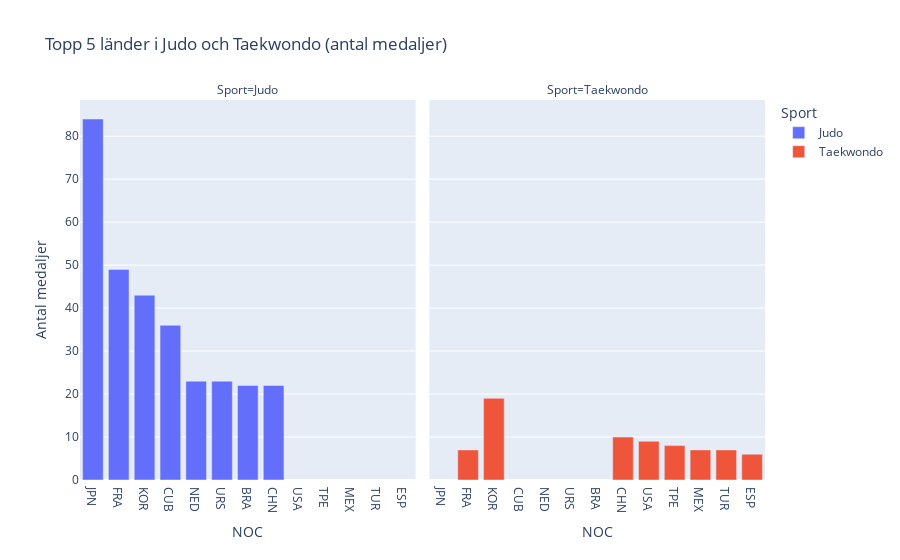

Source (notebook cell):
### Markdown cell above
Antal Japanska medaljer i Judo och Taekwondo totalt

### Code cell
top5_countries = (
    df_js_medals
    .groupby(["Sport", "NOC"])
    .size()
    .reset_index(name="Antal medaljer")
    .sort_values(["Sport", "Antal medaljer"], ascending=[True, False])
    .groupby("Sport")
    .head(5)
)

fig = px.bar(
    top5_countries,
    x="NOC",
    y="Antal medaljer",
    color="Sport",
    facet_col="Sport",
    title="Topp 5 länder i Judo och Taekwondo (antal medaljer)"
)

fig.show()

### Figure 1 — Plotly figure (JSON) as saved in the notebook; plotly's stock layout.template omitted (floating-point values rounded to 4 significant figures)
{"data": [{"alignmentgroup": "True", "hovertemplate": "Sport=Judo<br>NOC=%{x}<br>Antal medaljer=%{y}<extra></extra>", "legendgroup": "Judo", "marker": {"color": "#636efa", "pattern": {"shape": ""}}, "name": "Judo", "offsetgroup": "Judo", "orientation": "v", "showlegend": true, "textposition": "auto", "type": "bar", "x": ["JPN", "FRA", "KOR", "CUB", "NED", "URS", "BRA", "CHN"], "xaxis": "x", "y": [84, 49, 43, 36, 23, 23, 22, 22], "yaxis": "y"}, {"alignmentgroup": "True", "hovertemplate": "Sport=Taekwondo<br>NOC=%{x}<br>Antal medaljer=%{y}<extra></extra>", "legendgroup": "Taekwondo", "marker": {"color": "#EF553B", "pattern": {"shape": ""}}, "name": "Taekwondo", "offsetgroup": "Taekwondo", "orientation": "v", "showlegend": true, "textposition": "auto", "type": "bar", "x": ["KOR", "CHN", "USA", "TPE", "FRA", "MEX", "TUR", "ESP"], "xaxis": "x2", "y": [19, 10, 9, 8, 7, 7, 7, 6], "yaxis": "y2"}], "layout": {"annotations": [{"font": {}, "showarrow": false, "text": "Sport=Judo", "x": 0.245, "xanchor": "center", "xref": "paper", "y": 1, "yanchor": "bottom", "yref": "paper"}, {"font": {}, "showarrow": false, "text": "Sport=Taekwondo", "x": 0.755, "xanchor": "center", "xref": "paper", "y": 1, "yanchor": "bottom", "yref": "paper"}], "barmode": "relative", "legend": {"title": {"text": "Sport"}, "tracegroupgap": 0}, "title": {"text": "Topp 5 länder i Judo och Taekwondo (antal medaljer)"}, "xaxis": {"anchor": "y", "domain": [0, 0.49], "title": {"text": "NOC"}}, "xaxis2": {"anchor": "y2", "domain": [0.51, 1], "matches": "x", "title": {"text": "NOC"}}, "yaxis": {"anchor": "x", "domain": [0, 1], "title": {"text": "Antal medaljer"}}, "yaxis2": {"anchor": "x2", "domain": [0, 1], "matches": "y", "showticklabels": false}}}
